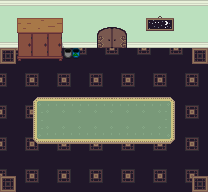

Rendered tile map (Tiled .tmx) drawn with the repository's tilesets; below, a short description and the map source with its tile grids summarised:
An orthogonal 13x12 tile map with 16x16 px tiles, 3 tile layers (Tile Layer 1, Tile Layer 2, Tile Layer 3), 2 tilesets and 6 objects (5x event, collision).

<map version="1.8" tiledversion="1.8.0" orientation="orthogonal" renderorder="right-down" compressionlevel="0" width="13" height="12" tilewidth="16" tileheight="16" infinite="0" nextlayerid="6" nextobjectid="45">
 <tileset firstgid="1" name="core_indoor_walls" tilewidth="16" tileheight="16" tilecount="3864" columns="46">
  <image source="../gfx/tilesets/core_indoor_walls.png" width="736" height="1344" />
 </tileset>
 <tileset firstgid="3865" name="core_set pieces" tilewidth="16" tileheight="16" tilecount="1550" columns="31">
  <image source="../gfx/tilesets/core_set pieces.png" width="496" height="800" />
 </tileset>
 <layer id="1" name="Tile Layer 1" width="13" height="12">
  <data>[156 cells, 146 non-empty, 8 distinct tile ids]</data>
 </layer>
 <layer id="2" name="Tile Layer 2" width="13" height="12">
  <data>[156 cells, 53 non-empty, 29 distinct tile ids]</data>
 </layer>
 <layer id="3" name="Tile Layer 3" width="13" height="12">
  <data>[156 cells, 0 non-empty, 0 distinct tile ids]</data>
 </layer>
 <objectgroup color="#ff0000" id="4" name="Collisions">
  <object id="4" type="collision" x="0" y="0" width="208" height="48" />
 </objectgroup>
 <objectgroup color="#ffff00" id="5" name="Event">
  <object id="33" name="music!" type="event" x="0" y="16" width="16" height="16">
   <properties>
    <property name="act10" value="play_music music_the_emperor" />
    <property name="cond10" value="not music_playing music_the_emperor" />
   </properties>
  </object>
  <object id="34" name="doors galores" type="event" x="96" y="48" width="32" height="16">
   <properties>
    <property name="act10" value="translated_dialog youcantleave" />
    <property name="cond10" value="is player_at" />
    <property name="cond20" value="is player_facing up" />
    <property name="cond30" value="is button_pressed K_RETURN" />
   </properties>
  </object>
  <object id="35" name="something" type="event" x="32" y="48" width="16" height="16">
   <properties>
    <property name="act10" value="translated_dialog discovered_a_person" />
    <property name="act20" value="teleport meet_misa.tmx,3,4" />
    <property name="act30" value="create_npc misa,3,3,misa,stand" />
    <property name="act40" value="set_variable flag:0" />
    <property name="cond10" value="is player_at" />
    <property name="cond20" value="is player_facing up" />
    <property name="cond30" value="is button_pressed K_RETURN" />
    <property name="cond40" value="not variable_set flag:0" />
   </properties>
  </object>
  <object id="37" name="time to talk" type="event" x="32" y="64" width="16" height="16">
   <properties>
    <property name="act10" value="translated_dialog a_serious_discussion\n" />
    <property name="act20" value="teleport meet_misa.tmx,3,5" />
    <property name="act30" value="translated_dialog oops\n" />
    <property name="act40" value="translated_dialog backstory\n" />
    <property name="act50" value="translated_dialog backstory9" />
    <property name="act60" value="translated_dialog_choice yes,questioning" />
    <property name="act70" value="translated_dialog sorryfurthis" />
    <property name="act80" value="transition_teleport route1.tmx,33,12,0.7" />
    <property name="act90" value="set_variable flag:1" />
    <property name="cond10" value="is variable_set flag:0" />
   </properties>
  </object>
  <object id="44" name="Player Spawn" type="event" x="96" y="112" width="16" height="16" />
 </objectgroup>
</map>
